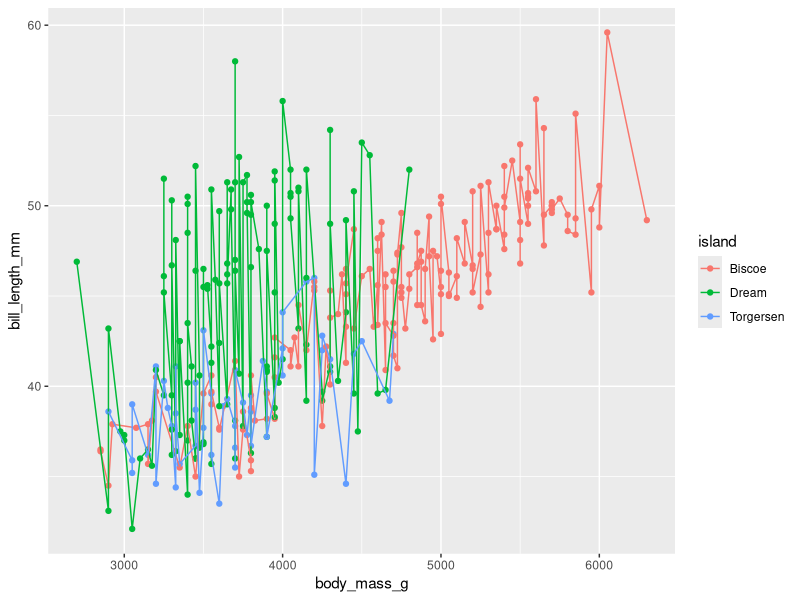

This chart was generated by the following R code: (Note: this script raises an error after producing the figure.)
library(tidyverse)
library(palmerpenguins)

pingvin_data <- penguins

island_plot <- ggplot(data = pingvin_data, aes(x = body_mass_g, y = bill_length_mm, colour = island)) +
  geom_point() +
  geom_line()

species_plot_wrong <- ggplot(data = pingvin_data, aes(x = body_mass_g, y = bill_length_mm, colour = species)) +
         geom_point() +
  geom_line()

island_plot
species_plot
